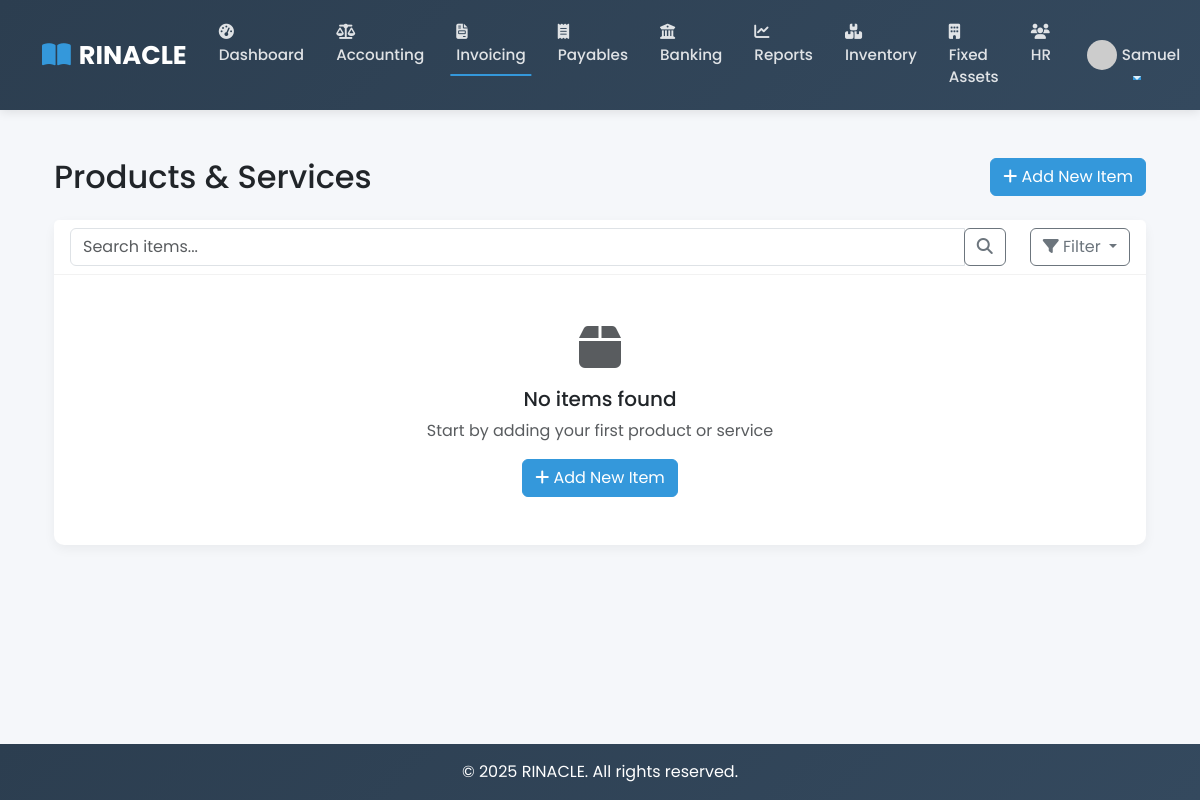
Before: /invoicing/items/ (signed in) with the older database file.
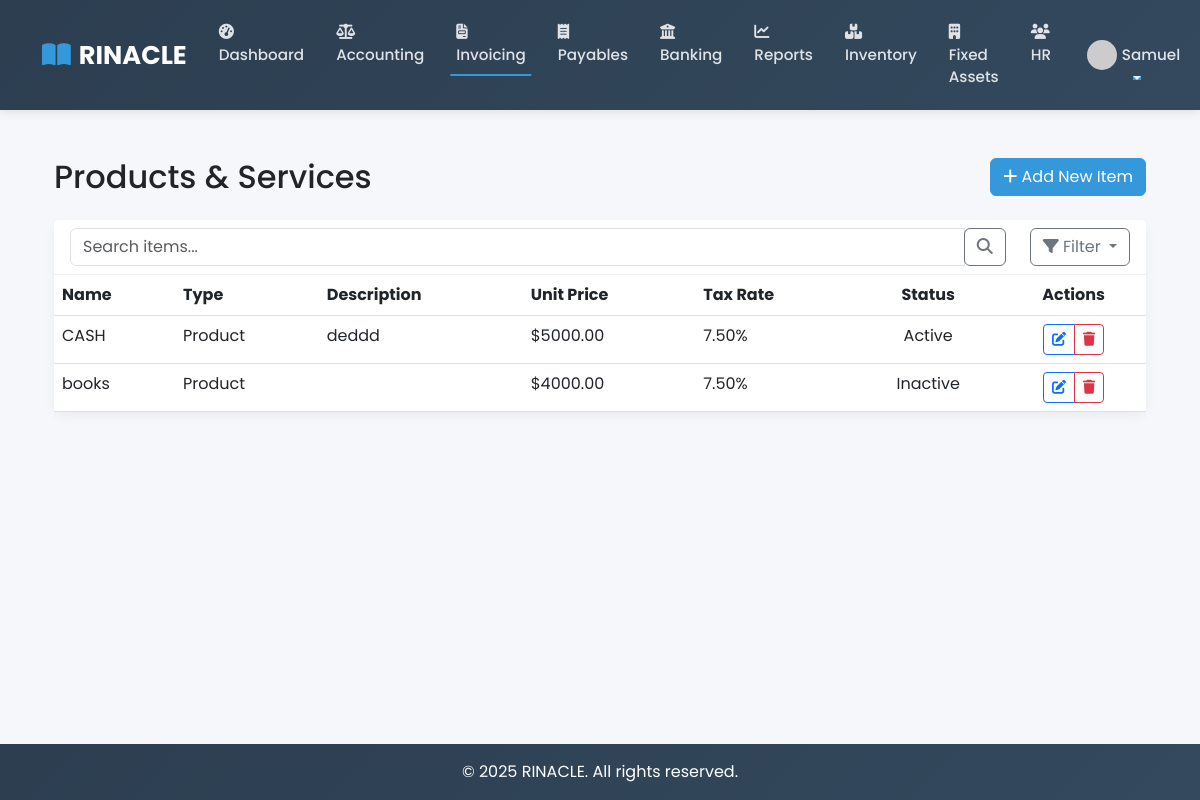
After: the same page with the newer database file.
### invoicing/models.py (models this page shows, shortened)
class Item(models.Model):
    ITEM_TYPES = [
        ('product', 'Product'),
        ('service', 'Service'),
    ]
    name = models.CharField(max_length=255)
    description = models.TextField(blank=True, null=True)
    item_type = models.CharField(max_length=20, choices=ITEM_TYPES, default='service')
    unit_price = models.DecimalField(max_digits=10, decimal_places=2, validators=[MinValueValidator(0)])
    tax_rate = models.DecimalField(max_digits=5, decimal_places=2, default=0, validators=[MinValueValidator(0)])
    is_active = models.BooleanField(default=True)
    sku = models.CharField(max_length=50, blank=True, null=True)
    created_at = models.DateTimeField(auto_now_add=True)
    updated_at = models.DateTimeField(auto_now=True)
    created_by = models.ForeignKey(settings.AUTH_USER_MODEL, on_delete=models.PROTECT, related_name='items_created')
    class Meta:
        ordering = ['name']

### invoicing/views.py (the view)
# urls.py: path('items/', views.item_list, name='item_list'),
@login_required
def item_list(request):
    items = Item.objects.all()
    search_query = request.GET.get('q')
    if search_query:
        items = items.filter(
            Q(name__icontains=search_query) |
            Q(description__icontains=search_query) |
            Q(sku__icontains=search_query)
        )
    item_type = request.GET.get('type')
    if item_type:
        items = items.filter(item_type=item_type)
    is_active = request.GET.get('is_active')
    if is_active in ['true', 'false']:
        items = items.filter(is_active=is_active == 'true')
    context = {
        'title': 'Products & Services',
        'item_list': items,  # <-- Changed from 'items' to 'item_list'
        'search_query': search_query,
        'item_type': item_type,
        'is_active': is_active,
    }
    return render(request, 'invoicing/item_list.html', context)

### templates/invoicing/item_list.html (shortened to what the changed rows need)
{% extends "base.html" %}
{% load static %}
{% block content %}
<div class="container-fluid mt-4">
    <div class="row mb-3">
        <div class="col">
            <h1 class="h2">Products & Services</h1>
        </div>
    </div>
    <div class="card">
        <div class="card-body p-0">
            {% if item_list %}
            <div class="table-responsive">
                <table class="table table-hover mb-0">
                    <thead>
                        <tr>
                            <th>Name</th>
                            <th>Type</th>
                            <th>Description</th>
                            <th class="text-right">Unit Price</th>
                            <th class="text-right">Tax Rate</th>
                            <th class="text-center">Status</th>
                            <th class="text-center">Actions</th>
                        </tr>
                    </thead>
                    <tbody>
                        {% for item in item_list %}
                        <tr>
                            <td>{{ item.name }}</td>
                            <td>{{ item.get_item_type_display }}</td>
                            <td>{{ item.description|truncatechars:50 }}</td>
                            <td class="text-right">${{ item.unit_price|floatformat:2 }}</td>
                            <td class="text-right">{{ item.tax_rate|floatformat:2 }}%</td>
                            <td class="text-center">
                                {% if item.is_active %}
                                <span class="badge-success">Active</span>
                                {% else %}
                                <span class="badge-secondary">Inactive</span>
                                {% endif %}
                            </td>
                            <td class="text-center">
                                <div class="btn-group btn-group-sm">
                                    <a href="{% url 'invoicing:item_edit' item.pk %}" class="btn btn-outline-primary">
                                        <i class="fas fa-edit"></i>
                                    </a>
                                    <a href="{% url 'invoicing:item_delete' item.pk %}" class="btn btn-outline-danger" onclick="return confirm('Are you sure you want to delete this item?');">
                                        <i class="fas fa-trash"></i>
                                    </a>
                                </div>
                            </td>
                        </tr>
                        {% endfor %}
                    </tbody>
                </table>
            </div>
            {% else %}
            <div class="text-center py-5">
                <i class="fas fa-box fa-3x text-muted mb-3"></i>
                <h5>No items found</h5>
                <p class="text-muted">Start by adding your first product or service</p>
                <a href="{% url 'invoicing:item_create' %}" class="btn btn-primary">
                    <i class="fas fa-plus"></i> Add New Item
                </a>
            </div>
            {% endif %}
        </div>
    </div>
</div>
{% endblock %}

Changed rows visible on the page:
added Item: name "CASH", item_type "Product", description "deddd", unit_price "5000.00", tax_rate "7.50", is_active "Active"
added Item: name "books", item_type "Product", unit_price "4000.00", tax_rate "7.50", is_active "Inactive"
Other visible differences:
text no longer shown: "No items found Start by adding your first product or service Add New Item"
text now shown: "Name Type Description Unit Price Tax Rate Status Actions"
